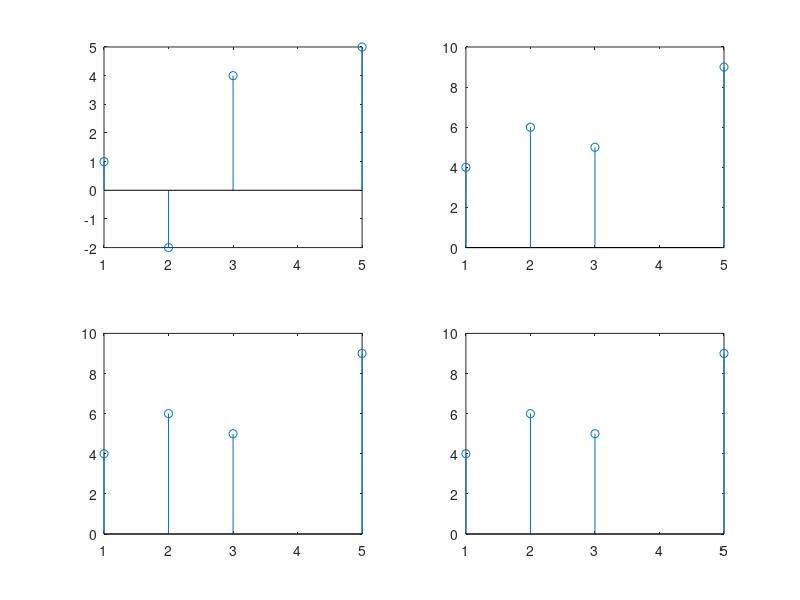

Write MATLAB code to recreate this figure.
clc
clear all
close all

x = [1 -2  4 5]
n=[1 2 3 5]

subplot(2,2,1);
stem(n,x)

y = [4 6 5 9]
subplot(2,2,2);
stem(n,y)

subplot(2,2,3);
stem(n,y)

subplot(2,2,4);
stem(n,y)